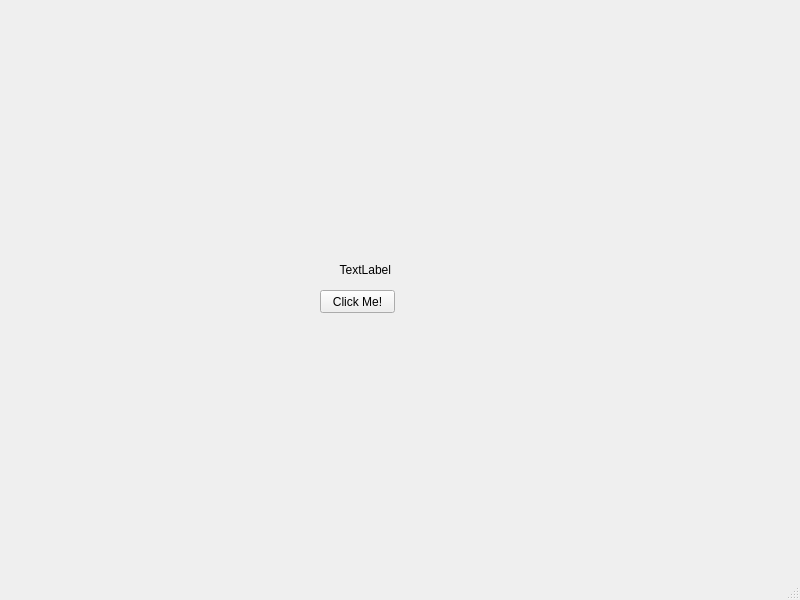
<?xml version="1.0" encoding="UTF-8"?>
<ui version="4.0">
 <class>MainWindow</class>
 <widget class="QMainWindow" name="MainWindow">
  <property name="geometry">
   <rect>
    <x>0</x>
    <y>0</y>
    <width>800</width>
    <height>600</height>
   </rect>
  </property>
  <property name="windowTitle">
   <string>MainWindow</string>
  </property>
  <widget class="QWidget" name="centralwidget">
   <widget class="QPushButton" name="clickMeButton">
    <property name="geometry">
     <rect>
      <x>320</x>
      <y>290</y>
      <width>75</width>
      <height>23</height>
     </rect>
    </property>
    <property name="text">
     <string>Click Me!</string>
    </property>
   </widget>
   <widget class="QLabel" name="label">
    <property name="geometry">
     <rect>
      <x>300</x>
      <y>260</y>
      <width>111</width>
      <height>20</height>
     </rect>
    </property>
    <property name="text">
     <string>            TextLabel</string>
    </property>
   </widget>
  </widget>
  <widget class="QMenuBar" name="menubar">
   <property name="geometry">
    <rect>
     <x>0</x>
     <y>0</y>
     <width>800</width>
     <height>21</height>
    </rect>
   </property>
  </widget>
  <widget class="QStatusBar" name="statusbar"/>
 </widget>
 <resources/>
 <connections/>
</ui>
